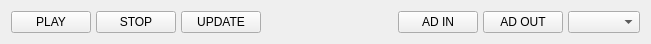
   <widget class="QWidget" name="layoutWidget">
    <property name="geometry">
     <rect>
      <x>250</x>
      <y>590</y>
      <width>651</width>
      <height>32</height>
     </rect>
    </property>
    <layout class="QHBoxLayout" name="horizontalLayout_3">
     <property name="spacing">
      <number>5</number>
     </property>
     <item>
      <widget class="QPushButton" name="scoreboard_play">
       <property name="font">
        <font>
         <family>Helvetica Neue</family>
        </font>
       </property>
       <property name="text">
        <string>PLAY</string>
       </property>
      </widget>
     </item>
     <item>
      <widget class="QPushButton" name="scoreboard_stop">
       <property name="font">
        <font>
         <family>Helvetica Neue</family>
        </font>
       </property>
       <property name="text">
        <string>STOP</string>
       </property>
      </widget>
     </item>
     <item>
      <widget class="QPushButton" name="scoreboard_update">
       <property name="font">
        <font>
         <family>Helvetica Neue</family>
        </font>
       </property>
       <property name="text">
        <string>UPDATE</string>
       </property>
      </widget>
     </item>
     <item>
      <spacer name="horizontalSpacer">
       <property name="font">
        <font>
         <family>Helvetica Neue</family>
        </font>
       </property>
       <property name="orientation">
        <enum>Qt::Horizontal</enum>
       </property>
       <property name="sizeHint" stdset="0">
        <size>
         <width>40</width>
         <height>20</height>
        </size>
       </property>
      </spacer>
     </item>
     <item>
      <widget class="QPushButton" name="scoreboard_ad_in">
       <property name="font">
        <font>
         <family>Helvetica Neue</family>
        </font>
       </property>
       <property name="text">
        <string>AD IN</string>
       </property>
      </widget>
     </item>
     <item>
      <widget class="QPushButton" name="scoreboard_ad_out">
       <property name="font">
        <font>
         <family>Helvetica Neue</family>
        </font>
       </property>
       <property name="text">
        <string>AD OUT</string>
       </property>
      </widget>
     </item>
     <item>
      <widget class="QComboBox" name="scoreboard_ad">
       <property name="font">
        <font>
         <family>Helvetica Neue</family>
        </font>
       </property>
      </widget>
     </item>
    </layout>
   </widget>
